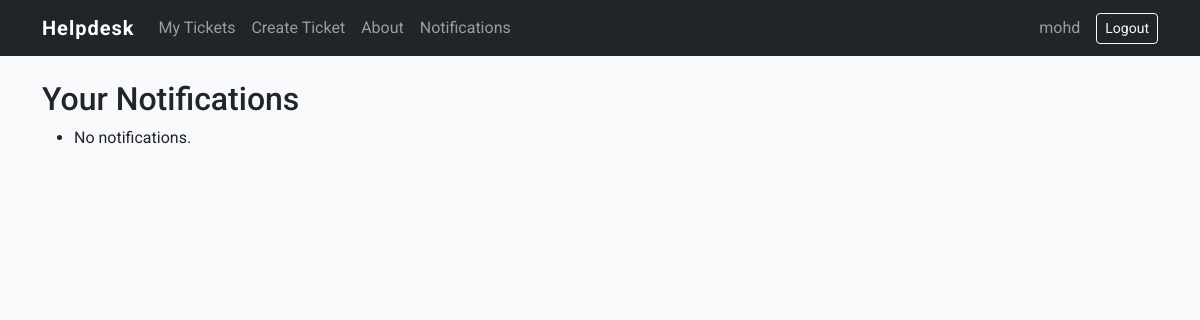
Page /tickets/notifications/ (signed in) on the earlier database version.
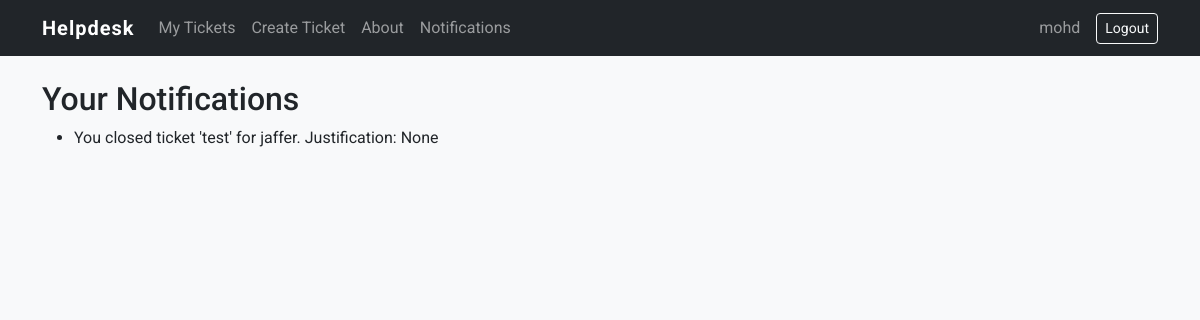
Same page on the later database version.
### tickets/models.py (models this page shows, shortened)
class Notification(models.Model):
    user = models.ForeignKey(settings.AUTH_USER_MODEL, on_delete=models.CASCADE, related_name='notifications')
    message = models.TextField()
    is_read = models.BooleanField(default=False)
    created_at = models.DateTimeField(auto_now_add=True)

### tickets/views.py (the view)
# urls.py: path('notifications/', views.notifications, name='notifications'),
@login_required
def notifications(request):
    request.user.notifications.filter(is_read=False).update(is_read=True)
    unread_count = 0
    return render(request, 'tickets/notifications.html', {'unread_count': unread_count})

### tickets/templates/tickets/notifications.html (shortened to what this page needs)
{% extends 'tickets/base.html' %}
{% block content %}
<h2>Your Notifications</h2>
<ul>
  {% for notification in user.notifications.all %}
    <li{% if not notification.is_read %} class="unread"{% endif %}>{{ notification.message }}</li>
  {% empty %}
    <li>No notifications.</li>
  {% endfor %}
</ul>
{% endblock %}

Differences in the rows shown:
added Notification: message "You closed ticket 'test' for jaffer. Justification: None"
Other differences:
text no longer shown: "No notifications."
